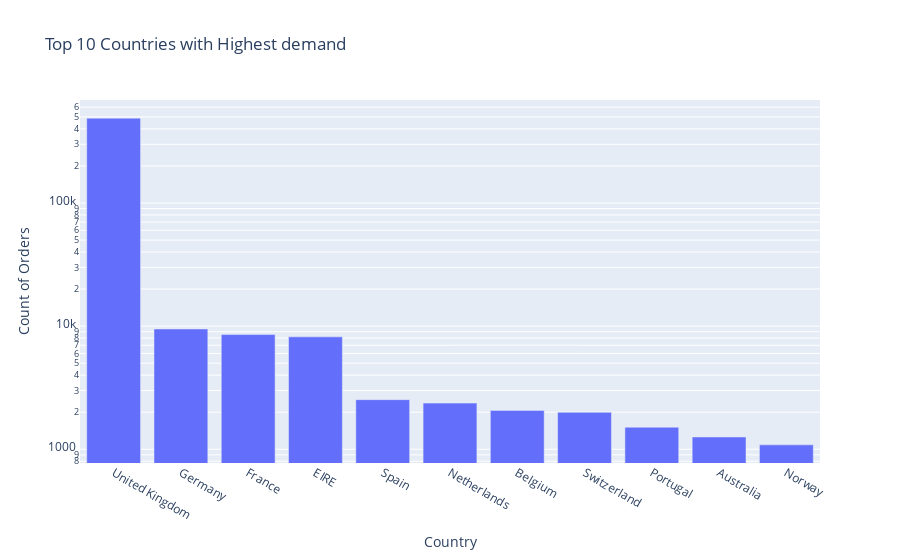

Notebook code cell kept with this figure:
### Code cell
#Top 10 countries with highest demands
fig = px.bar(viz2, x='Country', y="Count of Orders", log_y=True, title='Top 10 Countries with Highest demand')
fig.show()

### Figure 1 — Plotly figure (JSON) as saved in the notebook; plotly's stock layout.template omitted (floating-point values rounded to 4 significant figures)
{"data": [{"alignmentgroup": "True", "hovertemplate": "Country=%{x}<br>Count of Orders=%{y}<extra></extra>", "legendgroup": "", "marker": {"color": "#636efa", "pattern": {"shape": ""}}, "name": "", "offsetgroup": "", "orientation": "v", "showlegend": false, "textposition": "auto", "type": "bar", "x": ["United Kingdom", "Germany", "France", "EIRE", "Spain", "Netherlands", "Belgium", "Switzerland", "Portugal", "Australia", "Norway"], "xaxis": "x", "y": [488905, 9480, 8541, 8183, 2528, 2370, 2069, 1994, 1510, 1258, 1086], "yaxis": "y"}], "layout": {"barmode": "relative", "legend": {"tracegroupgap": 0}, "title": {"text": "Top 10 Countries with Highest demand"}, "xaxis": {"anchor": "y", "domain": [0, 1], "title": {"text": "Country"}}, "yaxis": {"anchor": "x", "domain": [0, 1], "title": {"text": "Count of Orders"}, "type": "log"}}}
